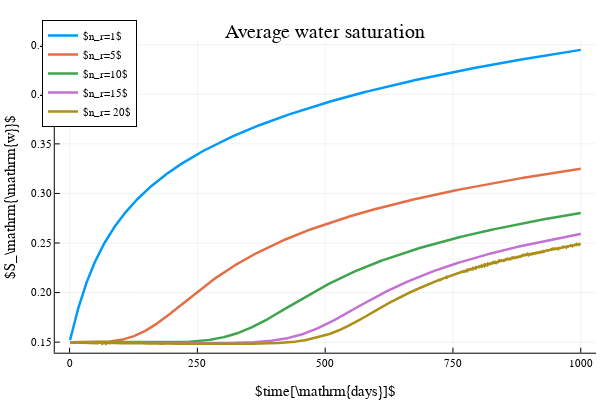

This figure's notebook cell:
### Code cell
plot([1:tim],Saturation_average[1,:],
    lw=LW1, label = L"n_r=1",
    xlabel = L"time[\mathrm{days}]",
    ylabel = L"S_\mathrm{\mathrm{w}}",legend =:topleft, title = "Average water saturation")

plot!([1:tim],Saturation_average[5,:],
    lw=LW1, label = L"n_r=5")

plot!([1:tim],Saturation_average[10,:],
    lw=LW1, label = L"n_r=10")

plot!([1:tim],Saturation_average[15,:],
    lw=LW1, label = L"n_r=15")

plot!([1:tim],Saturation_average[20,:],
    lw=LW1, label = L"n_r= 20")
figfile = "AvgSaturation_OpenValve_CF.svg"
savefig(figpath*figfile)

### Figure 1 — Plotly figure (JSON) as saved in the notebook; plotly's stock layout.template omitted (floating-point values rounded to 4 significant figures; data arrays with more than 128 entries replaced by an {"elided": "..."} marker saying what was removed)
{"data": [{"colorbar": {"title": ""}, "legendgroup": "$n_r=1$", "line": {"color": "rgba(0, 154, 250, 1.000)", "dash": "solid", "shape": "linear", "width": 2.5}, "mode": "lines", "name": "$n_r=1$", "showlegend": true, "type": "scatter", "x": {"elided": "1000 int values"}, "xaxis": "x", "y": {"elided": "1000 float values"}, "yaxis": "y", "zmax": null, "zmin": null}, {"colorbar": {"title": ""}, "legendgroup": "$n_r=5$", "line": {"color": "rgba(227, 111, 71, 1.000)", "dash": "solid", "shape": "linear", "width": 2.5}, "mode": "lines", "name": "$n_r=5$", "showlegend": true, "type": "scatter", "x": {"elided": "1000 int values"}, "xaxis": "x", "y": {"elided": "1000 float values"}, "yaxis": "y", "zmax": null, "zmin": null}, {"colorbar": {"title": ""}, "legendgroup": "$n_r=10$", "line": {"color": "rgba(62, 164, 78, 1.000)", "dash": "solid", "shape": "linear", "width": 2.5}, "mode": "lines", "name": "$n_r=10$", "showlegend": true, "type": "scatter", "x": {"elided": "1000 int values"}, "xaxis": "x", "y": {"elided": "1000 float values"}, "yaxis": "y", "zmax": null, "zmin": null}, {"colorbar": {"title": ""}, "legendgroup": "$n_r=15$", "line": {"color": "rgba(195, 113, 210, 1.000)", "dash": "solid", "shape": "linear", "width": 2.5}, "mode": "lines", "name": "$n_r=15$", "showlegend": true, "type": "scatter", "x": {"elided": "1000 int values"}, "xaxis": "x", "y": {"elided": "1000 float values"}, "yaxis": "y", "zmax": null, "zmin": null}, {"colorbar": {"title": ""}, "legendgroup": "$n_r= 20$", "line": {"color": "rgba(172, 142, 24, 1.000)", "dash": "solid", "shape": "linear", "width": 2.5}, "mode": "lines", "name": "$n_r= 20$", "showlegend": true, "type": "scatter", "x": {"elided": "1000 int values"}, "xaxis": "x", "y": {"elided": "1000 float values"}, "yaxis": "y", "zmax": null, "zmin": null}], "layout": {"annotations": [{"font": {"color": "rgba(0, 0, 0, 1.000)", "family": "sans-serif", "size": 20}, "rotation": 0, "showarrow": false, "text": "Average water saturation", "x": 0.5424, "xanchor": "center", "xref": "paper", "y": 1, "yanchor": "top", "yref": "paper"}], "height": 400, "legend": {"bgcolor": "rgba(255, 255, 255, 1.000)", "bordercolor": "rgba(0, 0, 0, 1.000)", "borderwidth": 1, "font": {"color": "rgba(0, 0, 0, 1.000)", "family": "sans-serif", "size": 11}, "title": {"font": {"color": "rgba(0, 0, 0, 1.000)", "family": "sans-serif", "size": 15}, "text": ""}, "tracegroupgap": 0, "traceorder": "normal", "x": 0.07, "xanchor": "left", "y": 1, "yanchor": "top"}, "margin": {"b": 20, "l": 0, "r": 0, "t": 20}, "paper_bgcolor": "rgba(255, 255, 255, 1.000)", "plot_bgcolor": "rgba(255, 255, 255, 1.000)", "showlegend": true, "width": 600, "xaxis": {"anchor": "y", "domain": [0.09128, 0.9934], "gridcolor": "rgba(0, 0, 0, 0.100)", "gridwidth": 0.5, "linecolor": "rgba(0, 0, 0, 1.000)", "mirror": false, "range": [-28.97, 1030.0], "showgrid": true, "showline": true, "showticklabels": true, "tickangle": 0, "tickcolor": "rgb(0, 0, 0)", "tickfont": {"color": "rgba(0, 0, 0, 1.000)", "family": "sans-serif", "size": 11}, "tickmode": "array", "ticks": "inside", "ticktext": ["0", "250", "500", "750", "1000"], "tickvals": [0, 250, 500, 750, 1000], "title": "$time[\\mathrm{days}]$", "titlefont": {"color": "rgba(0, 0, 0, 1.000)", "family": "sans-serif", "size": 15}, "type": "-", "visible": true, "zeroline": false, "zerolinecolor": "rgba(0, 0, 0, 1.000)"}, "yaxis": {"anchor": "x", "domain": [0.07581, 0.9415], "gridcolor": "rgba(0, 0, 0, 0.100)", "gridwidth": 0.5, "linecolor": "rgba(0, 0, 0, 1.000)", "mirror": false, "range": [0.1393, 0.4537], "showgrid": true, "showline": true, "showticklabels": true, "tickangle": 0, "tickcolor": "rgb(0, 0, 0)", "tickfont": {"color": "rgba(0, 0, 0, 1.000)", "family": "sans-serif", "size": 11}, "tickmode": "array", "ticks": "inside", "ticktext": ["0.15", "0.20", "0.25", "0.30", "0.35", "0.40", "0.45"], "tickvals": [0.15, 0.2, 0.25, 0.3, 0.35, 0.4, 0.45], "title": "$S_\\mathrm{\\mathrm{w}}$", "titlefont": {"color": "rgba(0, 0, 0, 1.000)", "family": "sans-serif", "size": 15}, "type": "-", "visible": true, "zeroline": false, "zerolinecolor": "rgba(0, 0, 0, 1.000)"}}}
